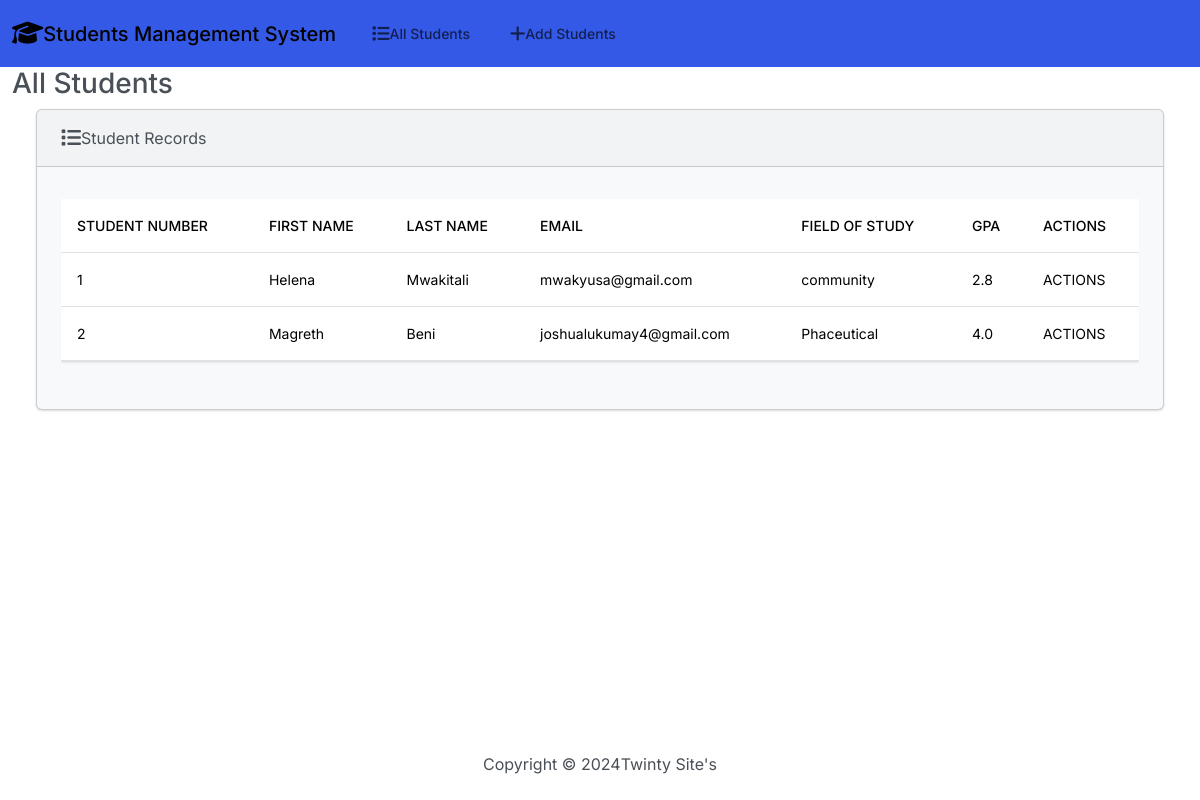
The page / on the database its author committed.
### students/models.py (models this page shows, shortened)
class Student(models.Model):
    student_number = models.PositiveIntegerField()
    first_name = models.CharField(max_length=50)
    last_name = models.CharField(max_length=50)
    email = models.EmailField(max_length=100)
    field_of_study = models.CharField(max_length=50)
    gpa = models.FloatField()

### students/views.py (the view)
def index(request):
    return render(request, 'students/index.html', {
        'students': Student.objects.all()
    })

### students/templates/students/index.html (shortened to what this page needs)
{% load static %}
<!DOCTYPE html>
<html lang="en">
<head>
    <link rel="stylesheet" href="https://cdnjs.cloudflare.com/ajax/libs/font-awesome/6.6.0/css/all.min.css"/>
    <link href="{% static 'css/bootstrap.min.css' %}" rel="stylesheet">
</head>
<body class="d-flex flex-column min-vh-100">
   <nav class="navbar navbar-expand-lg bg-primary">
    <div class="container-fluid">
      <a class="navbar-brand" href="#">
        <i class="fa-solid fa-graduation-cap fa-lg"></i>Students Management System</a>
      <div class="collapse navbar-collapse" id="navbarColor01">
        <ul class="navbar-nav me-auto">
          <li class="nav-item">
            <a class="nav-link" href="#">
                All Students</a>
          </li>
          <li class="nav-item">
            <a class="nav-link" href="#">
                Add Students</a>
          </li>
      </div>
    </div>
  </nav>
  <div class="container-fluid">
    <h3 class="a-4">All Students</h3>
    <div class="row">
    <div class="col-12">
      {% if students %}
      <div class="card bg-light ms-4 me-4 mb-4">
        <div class="card-header">
           <i class="fa-solid fa-list fa-lg"></i>Student Records
        </div>
        <div class="card-body">
          <p class="card-text">
            <div class="table-responsive">
              <table class="table table-hover">
                <thead>
                  <tr>
                    <th scope="col">Student Number</th>
                    <th scope="col">First Name</th>
                    <th scope="col">Last Name</th>
                    <th scope="col">Email</th>
                    <th scope="col">Field of Study</th>
                    <th scope="col">GPA</th>
                    <th scope="col">Actions</th>
                  </tr>
                </thead>
                <tbody>
                  {% for student in students%}
                  <tr>
                    <td>{{ student.student_number}}</td>
                    <td>{{ student.first_name}}</td>
                    <td>{{ student.last_name}}</td>
                    <td>{{ student.email}}</td>
                    <td>{{ student.field_of_study}}</td>
                    <td>{{ student.gpa}}</td>
                    <td>ACTIONS</td>
                  </tr>
                  {% endfor %}
                </tbody>
              </table>
            </div>
          </p>
             </div>
</div>
{% else %}
<h5 class="alert alert-primary ms-4 me-4">No Student Records</h5>
{% endif %}
  </div>
  </div>
</div>
  <footer class="mt-auto mb-4">
    <div class="text-center">
        <span>
            Copyright &copy; <script>document.write(new Date().getFullYear())</script>Twinty Site's
        </span>
    </div>
  </footer>
</body>
</html>

### rows shown on the page
Student: student_number "1", first_name "Helena", last_name "Mwakitali", email "mwakyusa@gmail.com", field_of_study "community", gpa "2.8"
Student: student_number "2", first_name "Magreth", last_name "Beni", email "joshualukumay4@gmail.com", field_of_study "Phaceutical", gpa "4.0"
